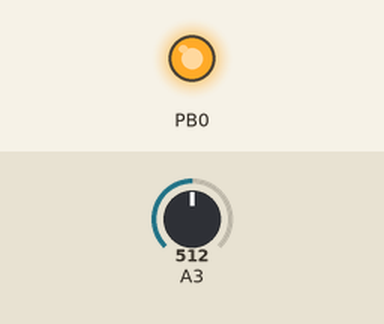
Simulated run of this sketch. Board: ATtiny85, built with avr-gcc and run on an emulated ATtiny85. Parts: output pins drawn as LEDs (lit = HIGH). The test bench sets the inputs (shaded band); at power-on: A3 = 512.

Above: at 1.2 s.
1.3 s: A3 set to 86
2.8 s: A3 set to 71
At 3.9 s:
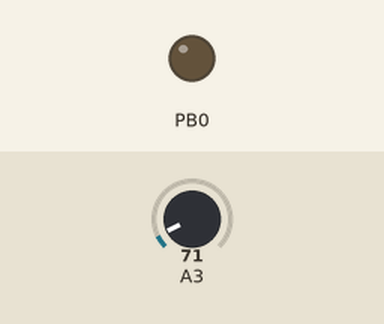
4.3 s: A3 set to 90
At 5.0 s:
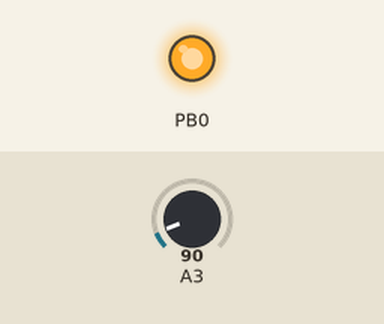
5.8 s: A3 set to 70
At 6.2 s:
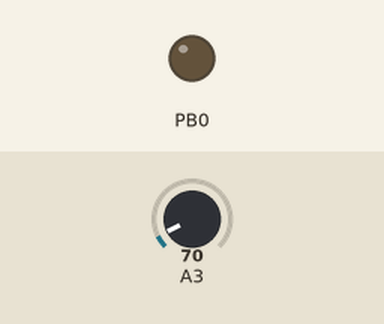
Timing chart, 0 to 8.3 s (numbered marks = the images above; inputs shaded):
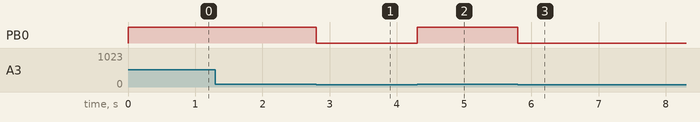

Measured:
- the behaviour switches between 81 and 80 on A3 (found by bisection; images 0 and 1)
- after the input at 1.3 s, every drawn part: stays the same
- after the input at 2.8 s, PB0: HIGH → LOW at once
- after the input at 4.3 s, PB0: LOW → HIGH at once
- after the input at 5.8 s, PB0: HIGH → LOW at once

The sketch:

eyeBallPrototype.ino
```cpp
/* 3/1/13
   eyeBall prototype
   (insert link to images)

    Wiring Diagram for atTiny85 in eyeBall

                         ______
               Reset  - |      | - VCC (+) ***POWER IN***
***PHOTO***    Pin 3  - |      | - Pin 2
               Pin 4  - |      | - Pin 1
***GROUND*** (-) GND  - |______| - Pin 0  ***LED***


nateRudolph@gmail.com
*/

void setup()
{
 pinMode(0, OUTPUT);
 pinMode(3, INPUT);
 digitalWrite(3, HIGH);
 digitalWrite(0, HIGH);
}

void loop()
{
 int a = analogRead(3);

  if(a > 80){
   digitalWrite(0, HIGH);
  }
  else{
   digitalWrite(0, LOW);
  }
}
```
